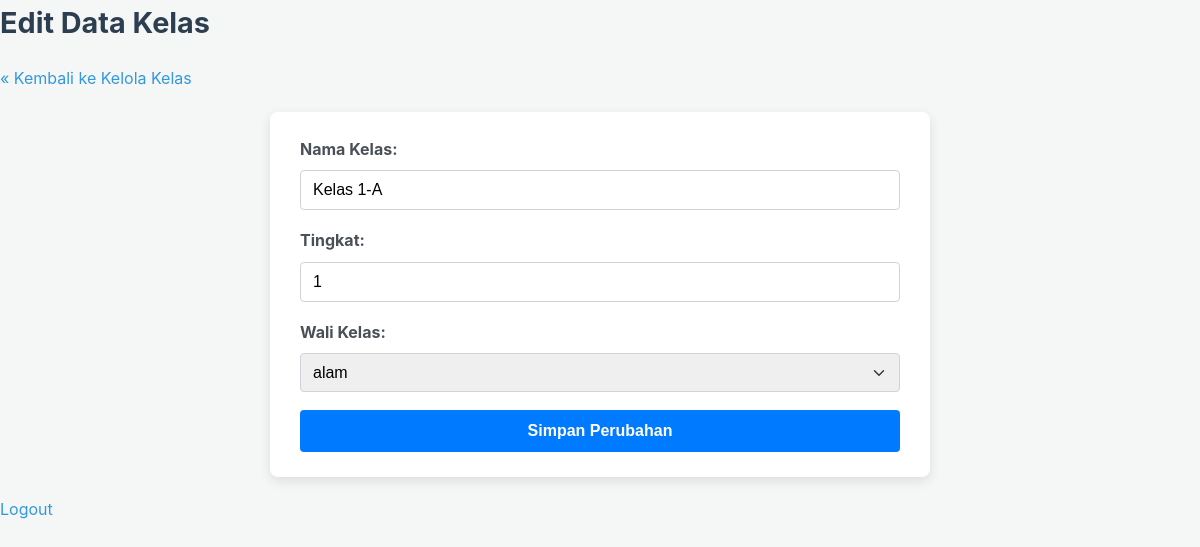
Screenshot of /public/admin/edit_kelas.php?id=4 (signed in) with the database file from the repository.
### tables this page shows
CREATE TABLE `kelas` (
  `kelas_id` int(11) NOT NULL,
  `nama_kelas` varchar(50) NOT NULL,
  `tingkat` varchar(10) DEFAULT NULL,
  `tahun_ajaran` varchar(10) DEFAULT NULL,
  `semester` enum('Ganjil','Genap') DEFAULT NULL,
  `wali_kelas_id` int(11) DEFAULT NULL,
  `created_at` timestamp NOT NULL DEFAULT current_timestamp(),
  `updated_at` timestamp NOT NULL DEFAULT current_timestamp() ON UPDATE current_timestamp()
);

CREATE TABLE `guru` (
  `guru_id` int(11) NOT NULL,
  `user_id` int(11) NOT NULL,
  `nip` varchar(30) DEFAULT NULL,
  `nama_lengkap` varchar(100) NOT NULL,
  `email` varchar(100) DEFAULT NULL,
  `nomor_telepon` varchar(20) DEFAULT NULL,
  `alamat` text DEFAULT NULL,
  `created_at` timestamp NOT NULL DEFAULT current_timestamp(),
  `updated_at` timestamp NOT NULL DEFAULT current_timestamp() ON UPDATE current_timestamp()
);

### public/admin/edit_kelas.php (the view, shortened to what this page needs)
<?php
require_once '../../config/db_connect.php';
$nama_kelas_current = '';
$tingkat_current = '';
$wali_kelas_id_current = '';
if (isset($_GET['id']) && is_numeric($_GET['id'])) {
    $kelas_id_to_edit = (int)$_GET['id'];
    $stmt_kelas_data = $conn->prepare("SELECT kelas_id, nama_kelas, tingkat, wali_kelas_id FROM Kelas WHERE kelas_id = ?");
    if ($stmt_kelas_data) {
        $stmt_kelas_data->bind_param("i", $kelas_id_to_edit);
        $stmt_kelas_data->execute();
        $result_kelas_data = $stmt_kelas_data->get_result();
        if ($result_kelas_data->num_rows === 1) {
            $kelas = $result_kelas_data->fetch_assoc();
            $nama_kelas_current = htmlspecialchars($kelas['nama_kelas']);
            $tingkat_current = htmlspecialchars($kelas['tingkat'] ?? '');
            $wali_kelas_id_current = $kelas['wali_kelas_id'];
        } else {
            $_SESSION['message'] = "<div class='info-message error'>Data kelas tidak ditemukan.</div>";
            header("Location: kelola_kelas.php");
            exit();
        }
    } else {
        $_SESSION['message'] = "<div class='info-message error'>Gagal mempersiapkan query data kelas: " . htmlspecialchars($conn->error) . "</div>";
        header("Location: kelola_kelas.php");
        exit();
    }
} else {
    $_SESSION['message'] = "<div class='info-message error'>ID Kelas tidak valid atau tidak disediakan.</div>";
    header("Location: kelola_kelas.php");
    exit();
}
$guru_list = [];
$sql_guru = "SELECT guru_id, nama_lengkap FROM Guru ORDER BY nama_lengkap ASC";
$result_guru = $conn->query($sql_guru);
if ($result_guru && $result_guru->num_rows > 0) {
    while ($row = $result_guru->fetch_assoc()) {
        $guru_list[] = $row;
    }
}
?>
<!DOCTYPE html>
<html lang="id">
<head>
    <link rel="stylesheet" href="../css/style.css">
    </head>
<body>
    <div class="dashboard-container">
        <div class="dashboard-header">
            <h1>Edit Data Kelas</h1>
            <p><a href="kelola_kelas.php" class="admin-link">&laquo; Kembali ke Kelola Kelas</a></p>
        </div>
        <div class="form-container" style="max-width: 600px; margin-left:auto; margin-right:auto;">
            <form action="proses_edit_kelas.php" method="POST">
                <div>
                    <label for="nama_kelas">Nama Kelas:</label>
                    <input type="text" id="nama_kelas" name="nama_kelas" value="<?php echo $nama_kelas_current; ?>" required placeholder="Contoh: Kelas 1A, Kelas Pagi">
                </div>
                <div>
                    <label for="tingkat">Tingkat:</label>
                    <input type="text" id="tingkat" name="tingkat" value="<?php echo $tingkat_current; ?>" placeholder="Contoh: 1, 2, Persiapan (Opsional)">
                </div>
                <div>
                    <label for="wali_kelas_id">Wali Kelas:</label>
                    <select id="wali_kelas_id" name="wali_kelas_id">
                        <?php if (!empty($guru_list)): ?>
                            <?php foreach ($guru_list as $guru): ?>
                                <option value="<?php echo $guru['guru_id']; ?>" <?php echo ($wali_kelas_id_current == $guru['guru_id']) ? 'selected' : ''; ?>>
                                    <?php echo htmlspecialchars($guru['nama_lengkap']); ?>
                                </option>
                            <?php endforeach; ?>
                        <?php else: ?>
                            <option value="" disabled>Tidak ada data guru tersedia</option>
                        <?php endif; ?>
                    </select>
                </div>
                <div>
                    <button type="submit" name="submit_edit_kelas">Simpan Perubahan</button>
                </div>
            </form>
        </div>
        <a href="../logout.php" class="logout-link" style="margin-top: 40px;">Logout</a>
    </div>
</body>
</html>

### public/css/style.css (style rules this page uses)
html, body { height: 100%; margin: 0; padding: 0; font-family: -apple-system, BlinkMacSystemFont, "Segoe UI", Roboto, "Helvetica Neue", Arial, sans-serif; background-color: #f4f7f6; color: #333; line-height: 1.6; }
.login-container, .form-container { background-color: #fff; padding: 25px 30px; border-radius: 8px; box-shadow: 0 4px 12px rgba(0, 0, 0, 0.1); width: 100%; max-width: 400px; margin: 20px; }
h1, h2, h3, h4 { color: #2c3e50; margin-top: 0; margin-bottom: 20px; }
h1 { font-size: 1.8em; }
p { margin-bottom: 15px; }
a { color: #3498db; text-decoration: none; transition: color 0.2s ease; }
label { display: block; margin-bottom: 8px; font-weight: bold; color: #495057; }
input[type="text"], input[type="password"], input[type="date"], input[type="email"], input[type="file"], select, textarea { width: 100%; padding: 10px 12px; margin-bottom: 18px; border: 1px solid #ced4da; border-radius: 4px; box-sizing: border-box; font-size: 1em; transition: border-color 0.2s ease, box-shadow 0.2s ease; }
select { appearance: none; background-repeat: no-repeat; background-position: right 0.75rem center; background-size: 16px 12px; }
button, input[type="submit"] { width: 100%; padding: 12px 15px; background-color: #007bff; color: white; border: none; border-radius: 4px; cursor: pointer; font-size: 1em; font-weight: bold; transition: background-color 0.3s ease; }

### rows the page displays
kelas: nama_kelas "Kelas 1-A", tingkat "1", wali_kelas_id "alam"
